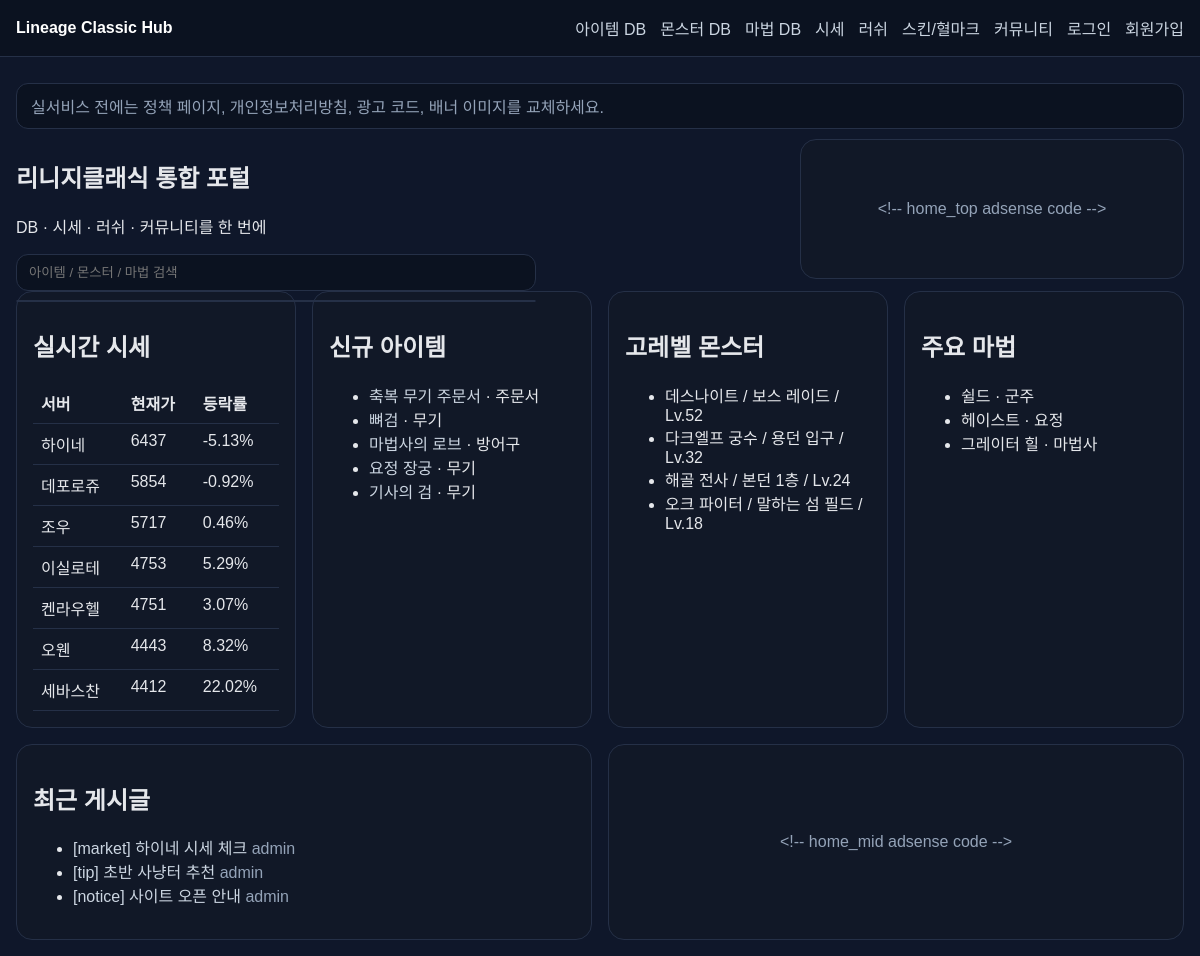
The page / on the database its author committed.
### tables this page shows
CREATE TABLE settings (
                id INTEGER PRIMARY KEY AUTOINCREMENT,
                key TEXT UNIQUE NOT NULL,
                value TEXT NOT NULL
            );

CREATE TABLE ad_slots (
                id INTEGER PRIMARY KEY AUTOINCREMENT,
                slot_key TEXT UNIQUE NOT NULL,
                is_enabled INTEGER NOT NULL DEFAULT 1,
                provider TEXT NOT NULL DEFAULT 'adsense',
                code_html TEXT,
                note TEXT
            );

CREATE TABLE prices (
                id INTEGER PRIMARY KEY AUTOINCREMENT,
                server_name TEXT NOT NULL,
                market TEXT NOT NULL,
                price INTEGER NOT NULL,
                volume INTEGER NOT NULL DEFAULT 0,
                change_pct REAL NOT NULL DEFAULT 0,
                captured_at TEXT NOT NULL
            );

CREATE TABLE items (
                id INTEGER PRIMARY KEY AUTOINCREMENT,
                slug TEXT UNIQUE NOT NULL,
                name TEXT NOT NULL,
                grade TEXT,
                category TEXT,
                description TEXT,
                source TEXT,
                drop_monsters TEXT,
                stats_json TEXT,
                created_at TEXT NOT NULL DEFAULT CURRENT_TIMESTAMP
            , tags TEXT);

CREATE TABLE monsters (
                id INTEGER PRIMARY KEY AUTOINCREMENT,
                slug TEXT UNIQUE NOT NULL,
                name TEXT NOT NULL,
                level INTEGER,
                zone TEXT,
                description TEXT,
                drops_json TEXT,
                created_at TEXT NOT NULL DEFAULT CURRENT_TIMESTAMP
            , weak_attr TEXT, respawn_note TEXT);

CREATE TABLE spells (
            id INTEGER PRIMARY KEY AUTOINCREMENT,
            slug TEXT UNIQUE NOT NULL,
            name TEXT NOT NULL,
            class_name TEXT,
            grade TEXT,
            mp_cost INTEGER,
            cooldown_note TEXT,
            source TEXT,
            description TEXT,
            effects_json TEXT,
            created_at TEXT NOT NULL DEFAULT CURRENT_TIMESTAMP
        );

CREATE TABLE posts (
                id INTEGER PRIMARY KEY AUTOINCREMENT,
                board TEXT NOT NULL,
                title TEXT NOT NULL,
                body TEXT NOT NULL,
                author_id INTEGER,
                views INTEGER NOT NULL DEFAULT 0,
                created_at TEXT NOT NULL DEFAULT CURRENT_TIMESTAMP, status TEXT NOT NULL DEFAULT 'published',
                FOREIGN KEY(author_id) REFERENCES users(id)
            );

CREATE TABLE users (
                id INTEGER PRIMARY KEY AUTOINCREMENT,
                username TEXT UNIQUE NOT NULL,
                email TEXT UNIQUE NOT NULL,
                password_hash TEXT NOT NULL,
                role TEXT NOT NULL DEFAULT 'user',
                points INTEGER NOT NULL DEFAULT 1000,
                created_at TEXT NOT NULL DEFAULT CURRENT_TIMESTAMP
            , status TEXT NOT NULL DEFAULT 'active');

### app/main.py (the view)
@app.get('/', response_class=HTMLResponse)
def home(request: Request):
    items = fetch_all('SELECT * FROM items ORDER BY id DESC LIMIT 5')
    monsters = fetch_all('SELECT * FROM monsters ORDER BY level DESC LIMIT 5')
    posts = fetch_all("SELECT p.*, u.username FROM posts p LEFT JOIN users u ON u.id=p.author_id WHERE p.status='published' ORDER BY p.id DESC LIMIT 6")
    spells = fetch_all('SELECT * FROM spells ORDER BY id DESC LIMIT 5')
    slots = {r['slot_key']: r for r in fetch_all('SELECT * FROM ad_slots')}
    return templates.TemplateResponse('home.html', context(request, items=items, monsters=monsters, posts=posts, spells=spells, prices=latest_prices(), slots=slots))

### app/templates/home.html (shortened to what this page needs)
{% extends 'base.html' %}
{% block content %}
<section class="hero">
  <div>
    <h1>리니지클래식 통합 포털</h1>
    <p>{{ settings.site_tagline }}</p>
    <div class="searchbox">
      <input id="globalSearch" placeholder="아이템 / 몬스터 / 마법 검색" />
      <div id="searchResults" class="search-results"></div>
    </div>
  </div>
  <div class="card ad-box">{{ slots.home_top.code_html if slots.home_top and slots.home_top.is_enabled else '상단 광고 슬롯' }}</div>
</section>
<section class="grid-4">
  <div class="card">
    <h2>실시간 시세</h2>
    <table class="table compact">
      <tr><th>서버</th><th>현재가</th><th>등락률</th></tr>
      {% for row in prices %}
      <tr><td>{{ row.server_name }}</td><td>{{ row.price }}</td><td>{{ row.change_pct }}%</td></tr>
      {% endfor %}
    </table>
  </div>
  <div class="card">
    <h2>신규 아이템</h2>
    <ul>{% for row in items %}<li><a href="/items/{{ row.slug }}">{{ row.name }}</a> · {{ row.category }}</li>{% endfor %}</ul>
  </div>
  <div class="card">
    <h2>고레벨 몬스터</h2>
    <ul>{% for row in monsters %}<li>{{ row.name }} / {{ row.zone }} / Lv.{{ row.level }}</li>{% endfor %}</ul>
  </div>
  <div class="card">
    <h2>주요 마법</h2>
    <ul>{% for row in spells %}<li>{{ row.name }} · {{ row.class_name }}</li>{% endfor %}</ul>
  </div>
</section>
<section class="grid-2 mt16">
  <div class="card">
    <h2>최근 게시글</h2>
    <ul>
      {% for row in posts %}
      <li><a href="/community/post/{{ row.id }}">[{{ row.board }}] {{ row.title }}</a> <span class="muted">{{ row.username }}</span></li>
      {% endfor %}
    </ul>
  </div>
  <div class="card ad-box">{{ slots.home_mid.code_html if slots.home_mid and slots.home_mid.is_enabled else '중단 광고 슬롯' }}</div>
</section>
{% endblock %}

### app/templates/base.html (shortened to what this page needs)
<!DOCTYPE html>
<html lang="ko">
<head>
  <link rel="stylesheet" href="/static/style.css" />
</head>
<body>
  <header class="topbar">
    <div class="wrap nav">
      <a class="logo" href="/">{{ settings.site_name }}</a>
      <nav>
        <a href="/items">아이템 DB</a>
        <a href="/monsters">몬스터 DB</a>
        <a href="/spells">마법 DB</a>
        <a href="/prices">시세</a>
        <a href="/simulator">러쉬</a>
        <a href="/skins">스킨/혈마크</a>
        <a href="/community">커뮤니티</a>
        {% if user %}
          <a href="/mypage">마이페이지</a>
          {% if user.role == 'admin' %}<a href="/admin">관리자</a>{% endif %}
          <a href="/logout">로그아웃</a>
        {% else %}
          <a href="/login">로그인</a>
          <a href="/register">회원가입</a>
        {% endif %}
      </nav>
    </div>
  </header>
  <main class="wrap">
    <div class="notice-bar">{{ settings.homepage_notice }}</div>
    {% block content %}{% endblock %}
  </main>
</body>
</html>

### app/static/style.css (style rules this page uses)
:root { --bg:#0f172a;--card:#111827;--line:#253047;--text:#e5e7eb;--muted:#94a3b8;--accent:#d4af37;--green:#16a34a }
* { box-sizing:border-box }
body { margin:0;background:var(--bg);color:var(--text);font-family:Arial,sans-serif }
a { color:#cbd5e1;text-decoration:none }
.wrap { max-width:1280px;margin:0 auto;padding:16px }
.topbar { background:#0b1220;border-bottom:1px solid var(--line);position:sticky;top:0;z-index:10 }
.nav { display:flex;justify-content:space-between;align-items:center;gap:16px }
.nav nav { display:flex;flex-wrap:wrap;gap:14px }
.logo { font-weight:700;color:#fff }
.notice-bar,.userbar { margin:10px 0;padding:10px 14px;border:1px solid var(--line);background:#0b1220;border-radius:12px;color:var(--muted) }
.hero,.grid-2,.grid-3,.grid-4,.grid-5,.grid-2-main { display:grid;gap:16px }
.hero { grid-template-columns:2fr 1fr;align-items:start }
.grid-2 { grid-template-columns:repeat(2,1fr) }
.grid-4 { grid-template-columns:repeat(4,1fr) }
.card { background:var(--card);border:1px solid var(--line);border-radius:16px;padding:16px }
.ad-box { min-height:140px;display:flex;align-items:center;justify-content:center;color:var(--muted) }
.table { width:100%;border-collapse:collapse }
.table th,.table td { padding:10px;border-bottom:1px solid var(--line);text-align:left;vertical-align:top }
.table.compact th,.table.compact td { padding:8px }
.searchbox { position:relative;max-width:520px }
.searchbox input,input,select,textarea,button { width:100%;padding:10px 12px;border-radius:12px;border:1px solid var(--line);background:#0b1220;color:var(--text) }
.search-results { position:absolute;top:46px;left:0;right:0;display:flex;flex-direction:column;background:#020617;border:1px solid var(--line);border-radius:12px;overflow:hidden }
.mt16 { margin-top:16px }
.muted { color:var(--muted) }

### rows shown on the page
settings: site_name "Lineage Classic Hub"
settings: homepage_notice "실서비스 전에는 정책 페이지, 개인정보처리방침, 광고 코드, 배너 이미지를 교체하세요."
settings: site_tagline "DB · 시세 · 러쉬 · 커뮤니티를 한 번에"
ad_slots: home_top "<!-- home_top adsense code -->"
prices: server_name "하이네", price "6437", change_pct "-5.13"
prices: server_name "데포로쥬", price "5854", change_pct "-0.92"
prices: server_name "조우", price "5717", change_pct "0.46"
prices: server_name "이실로테", price "4753", change_pct "5.29"
prices: server_name "켄라우헬", price "4751", change_pct "3.07"
prices: server_name "오웬", price "4443", change_pct "8.32"
prices: server_name "세바스찬", price "4412", change_pct "22.02"
items: name "축복 무기 주문서", category "주문서"
items: name "뼈검", category "무기"
items: name "마법사의 로브", category "방어구"
items: name "요정 장궁", category "무기"
items: name "기사의 검", category "무기"
monsters: name "데스나이트", zone "보스 레이드", level "52"
monsters: name "다크엘프 궁수", zone "용던 입구", level "32"
monsters: name "해골 전사", zone "본던 1층", level "24"
monsters: name "오크 파이터", zone "말하는 섬 필드", level "18"
spells: name "쉴드", class_name "군주"
spells: name "헤이스트", class_name "요정"
spells: name "그레이터 힐", class_name "마법사"
posts: board "market", title "하이네 시세 체크", username "admin"
posts: board "tip", title "초반 사냥터 추천", username "admin"
posts: board "notice", title "사이트 오픈 안내", username "admin"
ad_slots: home_mid "<!-- home_mid adsense code -->"
